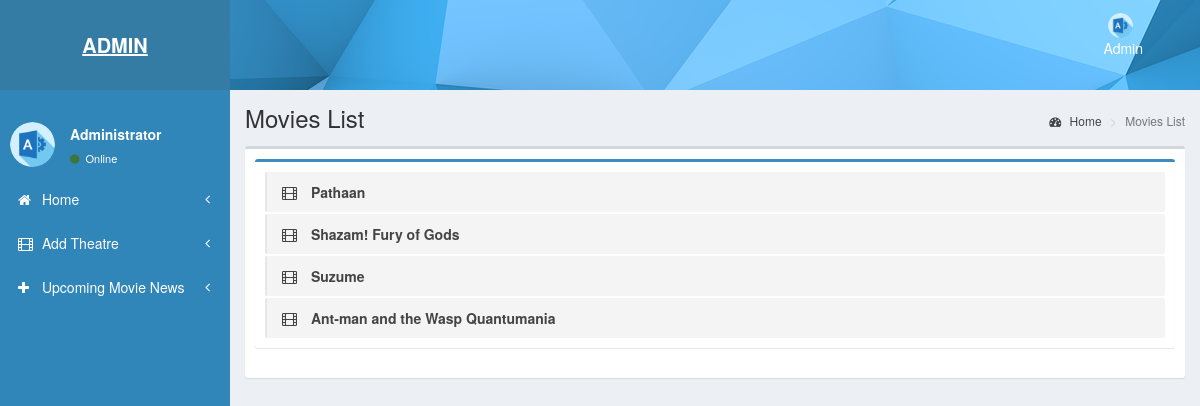
/admin/pages/index.php (signed in), run on the app's committed database.
### tables this page shows
CREATE TABLE `tbl_movie` (
  `movie_id` int(11) NOT NULL,
  `t_id` int(11) NOT NULL COMMENT 'theatre id',
  `movie_name` varchar(255) NOT NULL,
  `cast` varchar(500) NOT NULL,
  `desc` varchar(1000) NOT NULL,
  `release_date` date NOT NULL,
  `image` varchar(200) NOT NULL,
  `video_url` varchar(200) NOT NULL,
  `status` int(1) NOT NULL COMMENT '0 means active '
);

### admin/pages/index.php (the view, shortened to what this page needs)
<?php
include('header.php');
?>
  <div class="content-wrapper">
    <section class="content-header">
      <h1>
        Movies List
      </h1>
      <ol class="breadcrumb">
        <li><a href="index"><i class="fa fa-dashboard"></i> Home</a></li>
        <li class="active">Movies List</li>
      </ol>
    </section>
    <section class="content">
      <div class="box">
        <div class="box-body">
            <div class="box box-primary">
            <div class="box-body">
              <ul class="todo-list">
                 <?php
                        $qry7=mysqli_query($con,"select * from tbl_movie");
                        if(mysqli_num_rows($qry7))
                        {
                        while($c=mysqli_fetch_array($qry7))
                        {
                        ?>
                <li>
                      <span class="handle">
                        <i class="fa fa-film"></i>
                      </span>
                  <span class="text"><?php echo $c['movie_name'];?></span>
                </li>
                  <?php
                       }}
                     ?>
            </div>
          </div>
        </div>
      </div>
    </section>
  </div>
  <?php
include('footer.php');
?>

### admin/pages/header.php (shortened to what this page needs)
<!DOCTYPE html>
<html>
<head>
  <link rel="stylesheet" href="../css/admin.css">
  <link rel="stylesheet" href="../bootstrap/css/bootstrap.min.css">
  <link rel="stylesheet" href="https://cdnjs.cloudflare.com/ajax/libs/font-awesome/4.5.0/css/font-awesome.min.css">
</head>
<body class="hold-transition skin-blue sidebar-mini">
<div class="wrapper">
  <header class="main-header">
    <a href="index.php" class="logo">
      <span class="logo-lg"><b>ADMIN</b></span>
    </a>
    <nav class="navbar navbar-static-top">
      <div class="navbar-custom-menu">
        <ul class="nav navbar-nav">
          <li class="dropdown user user-menu">
            <a href="#" class="dropdown-toggle" data-toggle="dropdown">
              <img src="../images/admin.png" class="user-image" alt="User Image">
              <span class="hidden-xs">Admin</span>
            </a>
          </li>
        </ul>
      </div>
    </nav>
  </header>
  <aside class="main-sidebar">
    <section class="sidebar">
      <div class="user-panel">
        <div class="pull-left image">
          <img src="../images/admin.png" class="img-circle" alt="User Image">
        </div>
        <div class="pull-left info">
          <p>Administrator</p>
          <a href="#"><i class="fa fa-circle text-success"></i> Online</a>
        </div>
      </div>
      <ul class="sidebar-menu">
        <li class="treeview">
          <a href="index.php">
            <i class="fa fa-home"></i> <span>Home</span>
            <span class="pull-right-container">
              <i class="fa fa-angle-left pull-right"></i>
            </span>
          </a>
        </li>
          <li class="treeview">
          <a href="add_theatre.php">
            <i class="fa fa-film"></i> <span>Add Theatre</span>
            <span class="pull-right-container">
              <i class="fa fa-angle-left pull-right"></i>
            </span>
          </a>
        </li>
        <li class="treeview">
          <a href="add_movie_news.php">
            <i class="fa fa-plus"></i> <span>Upcoming Movie News</span>
            <span class="pull-right-container">
              <i class="fa fa-angle-left pull-right"></i>
            </span>
          </a>
        </li>
      </ul>
    </section>
  </aside>

### admin/pages/footer.php (shortened to what this page needs)
</div>
</body>
</html>

### data on the page
tbl_movie: movie_name "Pathaan"
tbl_movie: movie_name "Shazam! Fury of Gods"
tbl_movie: movie_name "Suzume"
tbl_movie: movie_name "Ant-man and the Wasp Quantumania"
